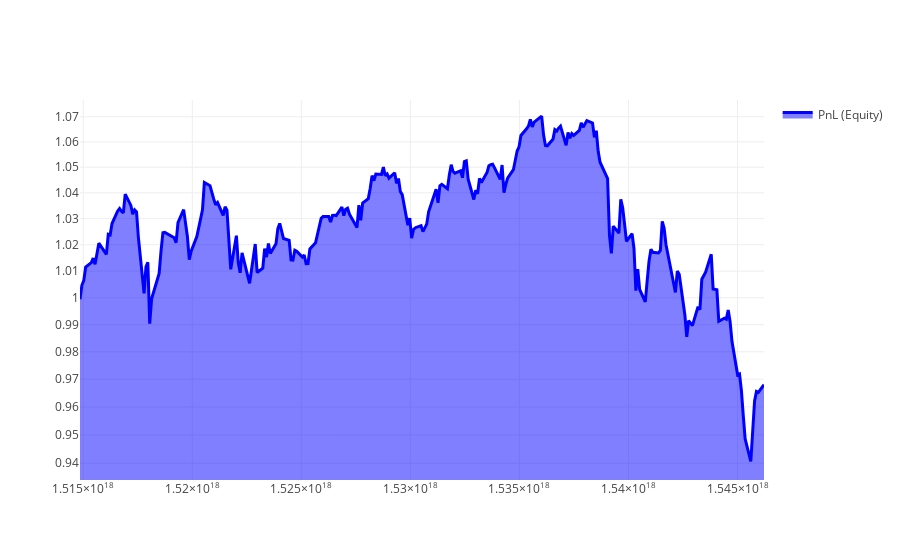

Write notebook code for a chart like this one.
### Code cell
make_plot_filled(stat.coords['time'].to_pandas(), stat.loc[:, 'equity'].values,  color="blue", name="PnL (Equity)", type="log")

### Figure 1 — Plotly figure (JSON) as saved in the notebook; plotly's stock layout.template omitted (floating-point values rounded to 4 significant figures; data arrays with more than 128 entries replaced by an {"elided": "..."} marker saying what was removed)
{"data": [{"fill": "tonexty", "line": {"color": "blue", "width": 3}, "name": "PnL (Equity)", "type": "scatter", "uid": "c6ef0820-8973-46fd-9be1-668fc20a8b13", "x": {"elided": "251 int values"}, "y": {"elided": "251 float values"}}], "layout": {"showlegend": true, "yaxis": {"range": [-0.02959, 0.0321], "type": "log"}}}
